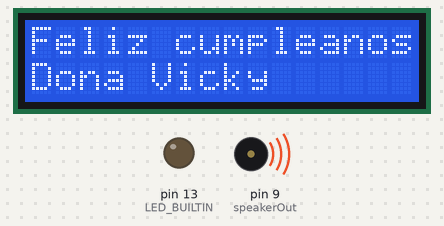
The sketch below on a simulated Arduino Uno, built with avr-gcc and run on an emulated ATmega328P. Shown: 16×2 character LCD, output pins drawn as LEDs (lit = HIGH), buzzer (waves = sounding). What the sketch prints to the serial monitor is not drawn.

Above: at 0.2 s.
At 1.6 s:
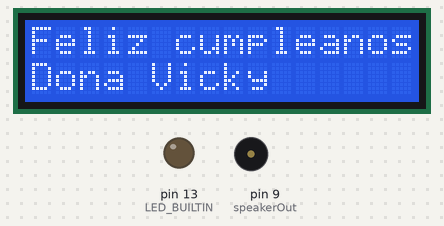
Timing chart, 0 to 130.0 s (numbered marks = the images above):
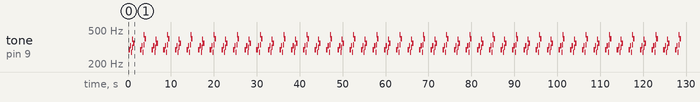

Measured:
- by itself, tone on pin 9 (speakerOut): plays 293 Hz for 0.36 s, 328 Hz for 0.28 s, 273 Hz for 0.20 s, 313 Hz for 0.04 s, 390 Hz for 0.20 s, 351 Hz for 0.36 s … (288 notes in this stretch)

The sketch:

Piezo_HBD.ino
```cpp
#include <Wire.h>


#include <LiquidCrystal_I2C.h>
#define  c     3830    // 261 Hz
#define  d     3400    // 294 Hz
#define  e     3038    // 329 Hz
#define  f     2864    // 349 Hz
#define  g     2550    // 392 Hz
#define  a     2272    // 440 Hz
#define  b     2028    // 493 Hz
#define  C     1912    // 523 Hz
// Define a special note, 'R', to represent a rest
#define  R     0

LiquidCrystal_I2C lcd(0x3F, 2, 1, 0, 4, 5, 6, 7, 3, POSITIVE);

int speakerOut = 9;
// Do we want debugging on serial out? 1 for yes, 0 for no
int DEBUG = 1;

void setup() {
    pinMode(LED_BUILTIN, OUTPUT);

  lcd.begin(16,2);
    lcd.clear();
    lcd.print("Feliz cumpleanos");
    lcd.setCursor(0,1);
        lcd.print("Dona Vicky");
  pinMode(speakerOut, OUTPUT);
  if (DEBUG) {
    Serial.begin(9600); // Set serial out if we want debugging
  }
}

// MELODY and TIMING  =======================================
//  melody[] is an array of notes, accompanied by beats[],
//  which sets each note's relative length (higher #, longer note)
int melody[] = {  d ,d ,e ,d ,g ,f ,R ,d ,d ,e ,d ,a ,g ,R };
int beats[]  = { 16, 16, 32,  20,  25,  32, 16, 16, 16, 32, 20, 25,32 ,16 };
int MAX_COUNT = sizeof(melody) / 2; // Melody length, for looping.

// Set overall tempo
long tempo = 10000;
// Set length of pause between notes
int pause = 1000;
// Loop variable to increase Rest length
int rest_count = 100; //<-BLETCHEROUS HACK; See NOTES

// Initialize core variables
int tone_ = 0;
int beat = 0;
long duration  = 0;

// PLAY TONE  ==============================================
// Pulse the speaker to play a tone for a particular duration
void playTone() {
  long elapsed_time = 0;
  if (tone_ > 0) { // if this isn't a Rest beat, while the tone has
    //  played less long than 'duration', pulse speaker HIGH and LOW
    while (elapsed_time < duration) {

      digitalWrite(speakerOut,HIGH);
      delayMicroseconds(tone_ / 2);

      // DOWN
      digitalWrite(speakerOut, LOW);
      delayMicroseconds(tone_ / 2);

      // Keep track of how long we pulsed
      elapsed_time += (tone_);
    }
  }
  else { // Rest beat; loop times delay
    for (int j = 0; j < rest_count; j++) { // See NOTE on rest_count
      delayMicroseconds(duration);
    }
  }
}

// LET THE WILD RUMPUS BEGIN =============================
void loop() {
  // Set up a counter to pull from melody[] and beats[]
  for (int i=0; i<MAX_COUNT; i++) {
    tone_ = melody[i];
    beat = beats[i];

    duration = beat * tempo; // Set up timing

    playTone();
    // A pause between notes...
    delayMicroseconds(pause);

    if (DEBUG) { // If debugging, report loop, tone, beat, and duration
      Serial.print(i);
      Serial.print(":");
      Serial.print(beat);
      Serial.print(" ");
      Serial.print(tone_);
      Serial.print(" ");
      Serial.println(duration);
      digitalWrite(LED_BUILTIN, HIGH);   // turn the LED on (HIGH is the voltage level)
  delay(1);                       // wait for a second
  digitalWrite(LED_BUILTIN, LOW);    // turn the LED off by making the voltage LOW
  delay(1);
    }
  }
}
```
